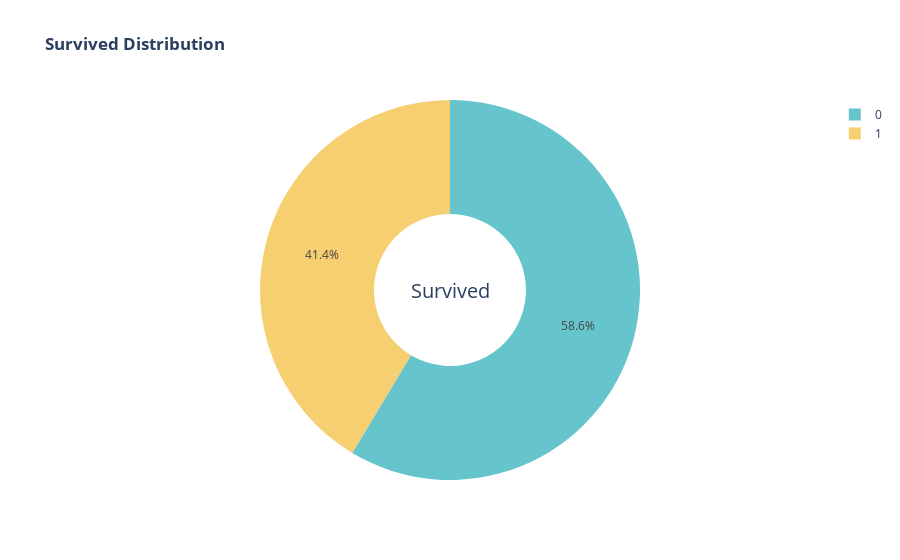

Notebook cell for this chart:
### Code cell
from __future__ import annotations
fig = px.pie(df, 
       names='Survived',
       title='<b>Survived Distribution</b>',
       color_discrete_sequence=px.colors.qualitative.Pastel,
       hole=0.4)
fig.update_layout(annotations=[dict(text='Survived', x=0.5, y=0.5, font_size=20,showarrow =False)])
fig.show()

### Figure 1 — Plotly figure (JSON) as saved in the notebook; plotly's stock layout.template omitted (floating-point values rounded to 4 significant figures; data arrays with more than 128 entries replaced by an {"elided": "..."} marker saying what was removed)
{"data": [{"domain": {"x": [0, 1], "y": [0, 1]}, "hole": 0.4, "hovertemplate": "Survived=%{label}<extra></extra>", "labels": {"elided": "773 int values"}, "legendgroup": "", "name": "", "showlegend": true, "type": "pie"}], "layout": {"annotations": [{"font": {"size": 20}, "showarrow": false, "text": "Survived", "x": 0.5, "y": 0.5}], "legend": {"tracegroupgap": 0}, "piecolorway": ["rgb(102, 197, 204)", "rgb(246, 207, 113)", "rgb(248, 156, 116)", "rgb(220, 176, 242)", "rgb(135, 197, 95)", "rgb(158, 185, 243)", "rgb(254, 136, 177)", "rgb(201, 219, 116)", "rgb(139, 224, 164)", "rgb(180, 151, 231)", "rgb(179, 179, 179)"], "title": {"text": "<b>Survived Distribution</b>"}}}
